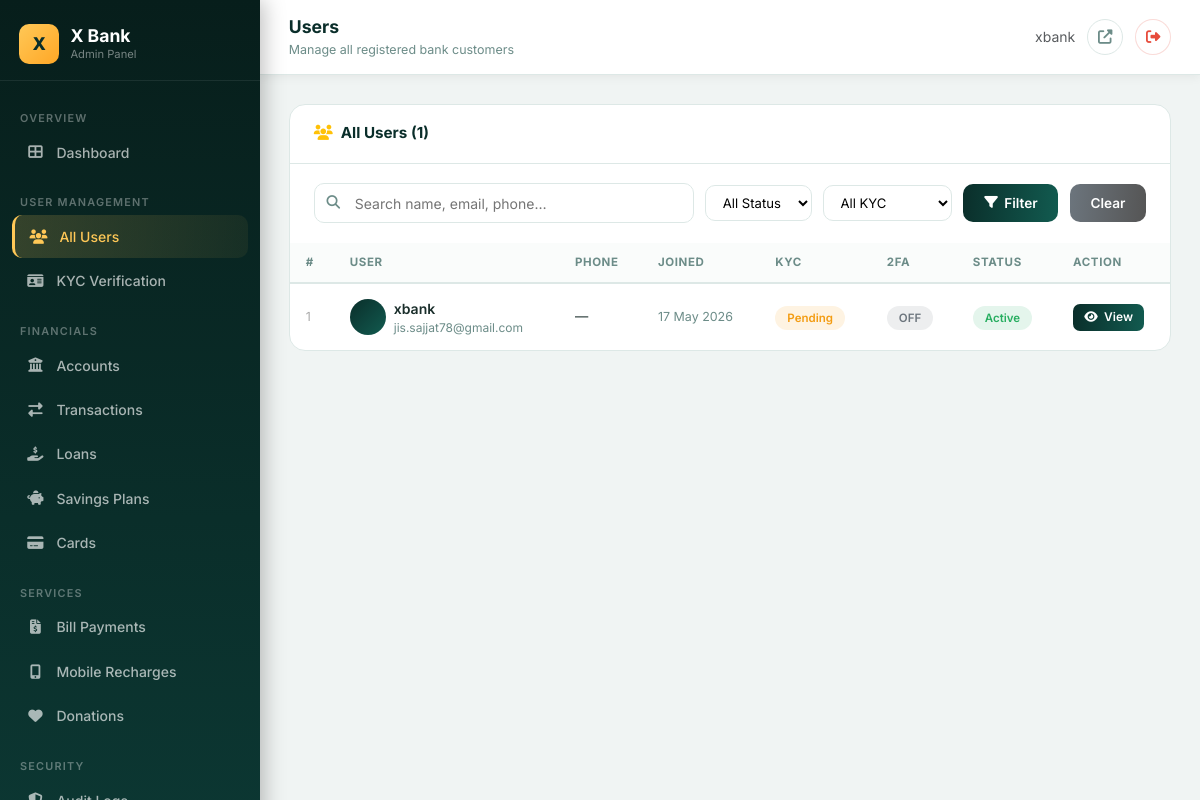
/panel/users/ (signed in), run on an earlier commit of the app's database.
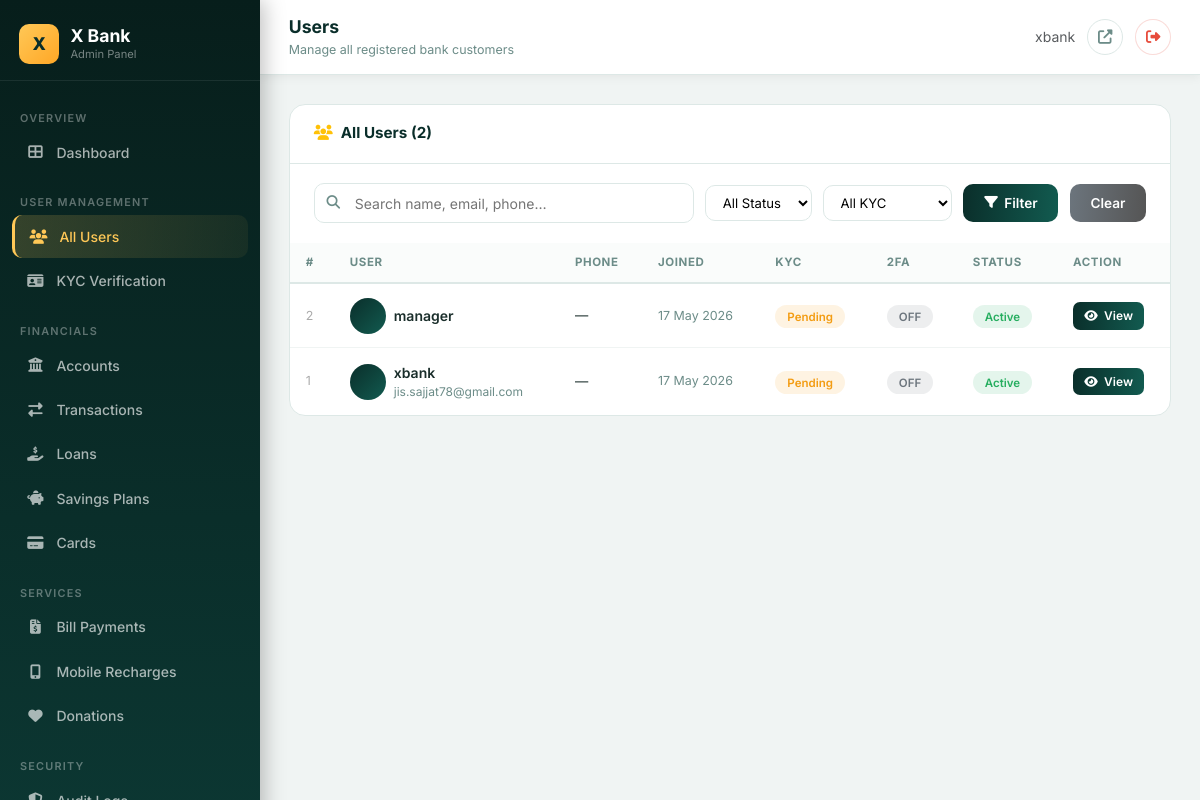
And on a later commit of the database.
### banking/models.py (models this page shows, shortened)
class User(AbstractUser):
    GENDER_CHOICES = [('M', 'Male'), ('F', 'Female'), ('O', 'Other')]
    ID_TYPE_CHOICES = [
        ('NID', 'National ID'),
        ('PASSPORT', 'Passport'),
        ('DRIVING', 'Driving License'),
    ]
    phone = models.CharField(max_length=11, unique=True, null=True, blank=True)
    date_of_birth = models.DateField(null=True, blank=True)
    gender = models.CharField(max_length=1, choices=GENDER_CHOICES, blank=True)
    address = models.TextField(blank=True)
    city = models.CharField(max_length=100, blank=True)
    postal_code = models.CharField(max_length=20, blank=True)
    country = models.CharField(max_length=100, default='Bangladesh')
    profile_photo = models.ImageField(upload_to='profiles/', null=True, blank=True)
    id_type = models.CharField(max_length=20, choices=ID_TYPE_CHOICES, blank=True)
    id_number = models.CharField(max_length=50, blank=True)
    id_document = models.FileField(upload_to='kyc/', null=True, blank=True)
    is_email_verified = models.BooleanField(default=False)
    is_phone_verified = models.BooleanField(default=False)
    is_kyc_verified = models.BooleanField(default=False)
    two_factor_enabled = models.BooleanField(default=False)
    totp_secret = models.CharField(max_length=64, blank=True)  # For TOTP 2FA
    last_login_ip = models.GenericIPAddressField(null=True, blank=True)
    failed_login_attempts = models.PositiveIntegerField(default=0)
    created_at = models.DateTimeField(auto_now_add=True)
    updated_at = models.DateTimeField(auto_now=True)
    class Meta:
        db_table = 'users'
        verbose_name = 'User'
        verbose_name_plural = 'Users'

### banking/admin_views.py (the view)
# urls.py: path('users/', admin_views.users, name='users'),
@login_required
@admin_required
def users(request):
    qs = User.objects.order_by('-date_joined')
    q = request.GET.get('q', '')
    status_filter = request.GET.get('status', '')
    kyc_filter = request.GET.get('kyc', '')
    if q:
        qs = qs.filter(
            Q(username__icontains=q) | Q(email__icontains=q) |
            Q(first_name__icontains=q) | Q(last_name__icontains=q) |
            Q(phone__icontains=q)
        )
    if status_filter == 'active':
        qs = qs.filter(is_active=True)
    elif status_filter == 'inactive':
        qs = qs.filter(is_active=False)
    if kyc_filter == 'verified':
        qs = qs.filter(is_kyc_verified=True)
    elif kyc_filter == 'unverified':
        qs = qs.filter(is_kyc_verified=False)
    paginator = Paginator(qs, 20)
    page = paginator.get_page(request.GET.get('page', 1))
    ctx = admin_context(request)
    ctx.update({'page_obj': page, 'q': q, 'status_filter': status_filter, 'kyc_filter': kyc_filter})
    return render(request, 'admin_panel/users.html', ctx)

### banking/admin_views.py (called while the page is built)
def is_admin(user):
    return user.is_authenticated and (user.is_staff or user.is_superuser)

def admin_context(request):
    return {
        'pending_loan_count': LoanApplication.objects.filter(status='SUBMITTED').count(),
        'pending_kyc_count': User.objects.filter(is_kyc_verified=False, is_active=True).exclude(
            id_number='').count(),
    }

### templates/admin_panel/users.html (shortened to what this page needs)
{% extends 'admin_panel/base.html' %}
{% block page_title %}Users{% endblock %}
{% block page_subtitle %}Manage all registered bank customers{% endblock %}
{% block content %}
<div class="panel-card mb-4">
  <div class="panel-card-header">
    <span class="panel-card-title"><i class="fas fa-users me-2 text-warning"></i>All Users ({{ page_obj.paginator.count }})</span>
  </div>
  <div class="panel-card-body">
    <form method="get" class="filter-bar mb-0">
      <div class="search-bar" style="flex:1;min-width:200px;">
        <i class="fas fa-search search-icon"></i>
        <input type="text" name="q" value="{{ q }}" placeholder="Search name, email, phone…">
      </div>
      <select name="status" class="filter-select">
        <option value="">All Status</option>
      </select>
      <select name="kyc" class="filter-select">
        <option value="">All KYC</option>
      </select>
      <button type="submit" class="btn-admin-primary"><i class="fas fa-filter"></i> Filter</button>
      <a href="{% url 'admin_panel:users' %}" class="btn-admin-primary" style="background:linear-gradient(95deg,#6c757d,#555);">Clear</a>
    </form>
  </div>
  <div style="overflow-x:auto;">
    <table class="admin-table">
      <thead>
        <tr>
          <th>#</th>
          <th>User</th>
          <th>Phone</th>
          <th>Joined</th>
          <th>KYC</th>
          <th>2FA</th>
          <th>Status</th>
          <th>Action</th>
        </tr>
      </thead>
      <tbody>
        {% for u in page_obj %}
        <tr>
          <td style="color:#aaa;font-size:0.78rem;">{{ u.id }}</td>
          <td>
            <div class="d-flex align-items-center gap-2">
              <div style="width:36px;height:36px;border-radius:50%;background:linear-gradient(135deg,#0A2E2A,#125B50);display:flex;align-items:center;justify-content:center;color:white;font-size:0.8rem;font-weight:700;flex-shrink:0;">
              </div>
              <div>
                <div style="font-weight:600;font-size:0.875rem;">{{ u.get_full_name|default:u.username }}</div>
                <div style="font-size:0.75rem;color:#6c8c88;">{{ u.email }}</div>
              </div>
            </div>
          </td>
          <td style="font-size:0.83rem;">{{ u.phone|default:"—" }}</td>
          <td style="font-size:0.78rem;color:#6c8c88;">{{ u.date_joined|date:"d M Y" }}</td>
          <td>
            {% if u.is_kyc_verified %}
              <span class="badge-admin badge-approved">✓ Verified</span>
            {% else %}
              <span class="badge-admin badge-pending">Pending</span>
            {% endif %}
          </td>
          <td>
            {% if u.two_factor_enabled %}
              <span class="badge-admin badge-active">ON</span>
            {% else %}
              <span class="badge-admin badge-inactive">OFF</span>
            {% endif %}
          </td>
          <td>
            {% if u.is_active %}
              <span class="badge-admin badge-active">Active</span>
            {% else %}
              <span class="badge-admin badge-inactive">Inactive</span>
            {% endif %}
          </td>
          <td>
            <a href="{% url 'admin_panel:user_detail' u.id %}" class="btn-admin-primary btn-admin-sm">
              <i class="fas fa-eye"></i> View
            </a>
          </td>
        </tr>
        {% empty %}
        <tr><td colspan="8" class="text-center py-5 text-muted"><i class="fas fa-users fa-2x mb-2 d-block opacity-25"></i>No users found</td></tr>
        {% endfor %}
      </tbody>
    </table>
  </div>
</div>
{% endblock %}

### templates/admin_panel/base.html (shortened to what this page needs)
{% load static %}
<!DOCTYPE html>
<html lang="en">
<head>
  <link href="https://cdn.jsdelivr.net/npm/bootstrap@5.3.0/dist/css/bootstrap.min.css" rel="stylesheet">
  <link rel="stylesheet" href="https://cdnjs.cloudflare.com/ajax/libs/font-awesome/6.4.0/css/all.min.css">
</head>
<body>
<aside class="sidebar" id="sidebar">
  <div class="sidebar-brand">
    <div class="brand-icon">X</div>
    <div>
      <div class="brand-text">X Bank</div>
      <div class="brand-sub">Admin Panel</div>
    </div>
  </div>
  <nav class="sidebar-nav">
    <div class="nav-label">Overview</div>
    <div class="nav-item-custom">
      <a href="{% url 'admin_panel:dashboard' %}" class="nav-link-admin {% if request.resolver_match.url_name == 'dashboard' %}active{% endif %}">
        <span class="nav-icon"><i class="fas fa-th-large"></i></span> Dashboard
      </a>
    </div>
    <div class="nav-label mt-2">User Management</div>
    <div class="nav-item-custom">
      <a href="{% url 'admin_panel:users' %}" class="nav-link-admin {% if 'user' in request.resolver_match.url_name %}active{% endif %}">
        <span class="nav-icon"><i class="fas fa-users"></i></span> All Users
      </a>
    </div>
    <div class="nav-item-custom">
      <a href="{% url 'admin_panel:kyc_pending' %}" class="nav-link-admin {% if request.resolver_match.url_name == 'kyc_pending' %}active{% endif %}">
        <span class="nav-icon"><i class="fas fa-id-card"></i></span> KYC Verification
      </a>
    </div>
    <div class="nav-label mt-2">Financials</div>
    <div class="nav-item-custom">
      <a href="{% url 'admin_panel:accounts' %}" class="nav-link-admin {% if request.resolver_match.url_name == 'accounts' %}active{% endif %}">
        <span class="nav-icon"><i class="fas fa-university"></i></span> Accounts
      </a>
    </div>
    <div class="nav-item-custom">
      <a href="{% url 'admin_panel:transactions' %}" class="nav-link-admin {% if request.resolver_match.url_name == 'transactions' %}active{% endif %}">
        <span class="nav-icon"><i class="fas fa-exchange-alt"></i></span> Transactions
      </a>
    </div>
    <div class="nav-item-custom">
      <a href="{% url 'admin_panel:loans' %}" class="nav-link-admin {% if request.resolver_match.url_name == 'loans' %}active{% endif %}">
        <span class="nav-icon"><i class="fas fa-hand-holding-usd"></i></span> Loans
      </a>
    </div>
    <div class="nav-item-custom">
      <a href="{% url 'admin_panel:savings' %}" class="nav-link-admin {% if request.resolver_match.url_name == 'savings' %}active{% endif %}">
        <span class="nav-icon"><i class="fas fa-piggy-bank"></i></span> Savings Plans
      </a>
    </div>
    <div class="nav-item-custom">
      <a href="{% url 'admin_panel:cards' %}" class="nav-link-admin {% if request.resolver_match.url_name == 'cards' %}active{% endif %}">
        <span class="nav-icon"><i class="fas fa-credit-card"></i></span> Cards
      </a>
    </div>
    <div class="nav-label mt-2">Services</div>
    <div class="nav-item-custom">
      <a href="{% url 'admin_panel:bill_payments' %}" class="nav-link-admin {% if request.resolver_match.url_name == 'bill_payments' %}active{% endif %}">
        <span class="nav-icon"><i class="fas fa-file-invoice-dollar"></i></span> Bill Payments
      </a>
    </div>
    <div class="nav-item-custom">
      <a href="{% url 'admin_panel:recharges' %}" class="nav-link-admin {% if request.resolver_match.url_name == 'recharges' %}active{% endif %}">
        <span class="nav-icon"><i class="fas fa-mobile-alt"></i></span> Mobile Recharges
      </a>
    </div>
    <div class="nav-item-custom">
      <a href="{% url 'admin_panel:donations' %}" class="nav-link-admin {% if request.resolver_match.url_name == 'donations' %}active{% endif %}">
        <span class="nav-icon"><i class="fas fa-heart"></i></span> Donations
      </a>
    </div>
    <div class="nav-label mt-2">Security</div>
    <div class="nav-item-custom">
      <a href="{% url 'admin_panel:audit_logs' %}" class="nav-link-admin {% if request.resolver_match.url_name == 'audit_logs' %}active{% endif %}">
        <span class="nav-icon"><i class="fas fa-shield-alt"></i></span> Audit Logs
      </a>
    </div>
  </nav>
</aside>
<div class="main-content">
  <div class="topbar">
    <div class="topbar-left">
      <div>
        <div class="topbar-title">{% block page_title %}Admin Panel{% endblock %}</div>
        <div class="topbar-subtitle">{% block page_subtitle %}X Bank Administration{% endblock %}</div>
      </div>
    </div>
    <div class="topbar-right">
      <span class="text-muted small d-none d-md-inline">{{ request.user.username }}</span>
      <a href="{% url 'banking:home' %}" class="topbar-btn" title="View Site" target="_blank">
        <i class="fas fa-external-link-alt"></i>
      </a>
      <a href="{% url 'banking:logout' %}" class="topbar-btn" title="Logout" style="color: #e74c3c; border-color: rgba(231,76,60,0.2);">
        <i class="fas fa-sign-out-alt"></i>
      </a>
    </div>
  </div>
  <div class="content-area">
    {% block content %}{% endblock %}
  </div>
</div>
</body>
</html>

What changed in the data, as far as the page shows it:
added User: id "2", get_full_name "manager", phone "—", date_joined "17 May 2026", is_kyc_verified "Pending", two_factor_enabled "OFF", is_active "Active"
Also different on the page:
{{ page_obj.paginator.count }}: "1" → "2"
